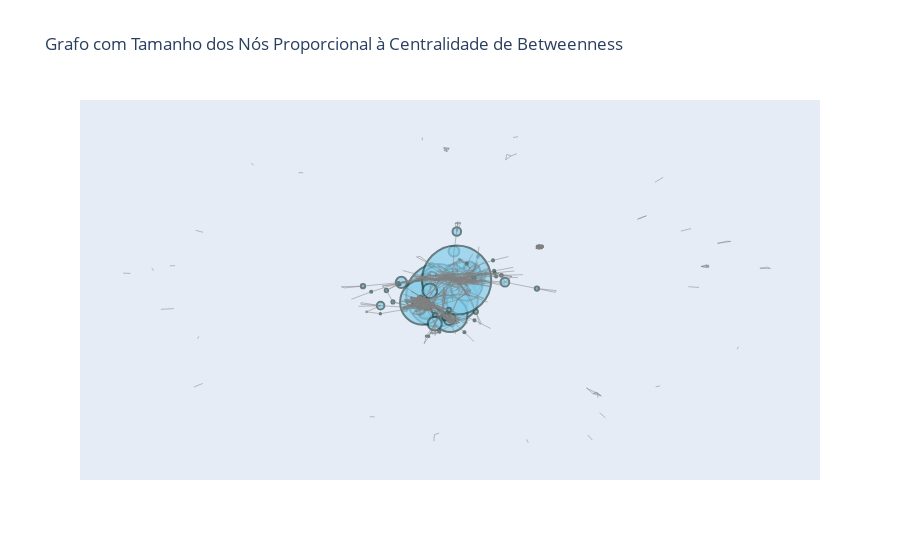

This figure's notebook cell:
### Code cell
betweenness = nx.betweenness_centrality(G)

# Normaliza os valores de betweenness para definir o tamanho dos nós
sizes = [1000 * betweenness[node] for node in G.nodes()]

# Gera as posições dos nós para o layout do grafo
pos = nx.spring_layout(G, seed=42)
x_nos = [pos[node][0] for node in G.nodes()]
y_nos = [pos[node][1] for node in G.nodes()]
labels_nos = [G.nodes[node]['label'] for node in G.nodes()]

# Cria a visualização com Plotly
fig = go.Figure()

# Adiciona os nós com tamanho proporcional ao betweenness
fig.add_trace(go.Scatter(
    x=x_nos,
    y=y_nos,
    mode='markers',
    text=labels_nos,  # Texto que aparece ao passar o mouse
    marker=dict(
        size=sizes,
        color='skyblue',
        line=dict(width=2, color='DarkSlateGrey')
    ),
    hoverinfo='text'  # Mostra o título apenas ao passar o mouse
))

# Adiciona as arestas do grafo
for edge in G.edges():
    fig.add_trace(go.Scatter(
        x=[pos[edge[0]][0], pos[edge[1]][0]],
        y=[pos[edge[0]][1], pos[edge[1]][1]],
        mode='lines',
        line=dict(width=0.5, color='grey'),
        hoverinfo='none'
    ))

# Configurações do layout
fig.update_layout(
    showlegend=False,
    title="Grafo com Tamanho dos Nós Proporcional à Centralidade de Betweenness",
    xaxis=dict(showgrid=False, zeroline=False, showticklabels=False),
    yaxis=dict(showgrid=False, zeroline=False, showticklabels=False)
)

# Exibir o gráfico
fig.show()
